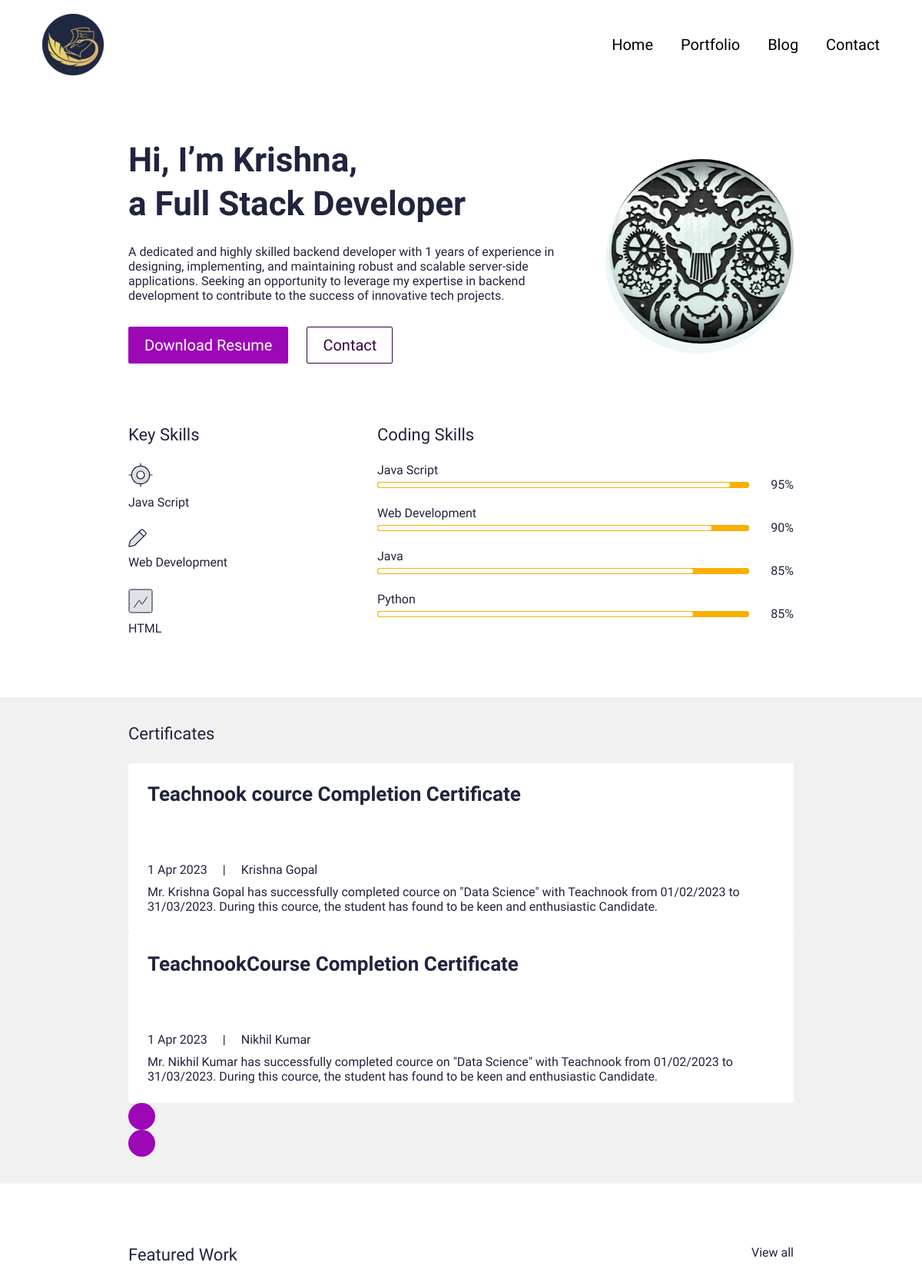
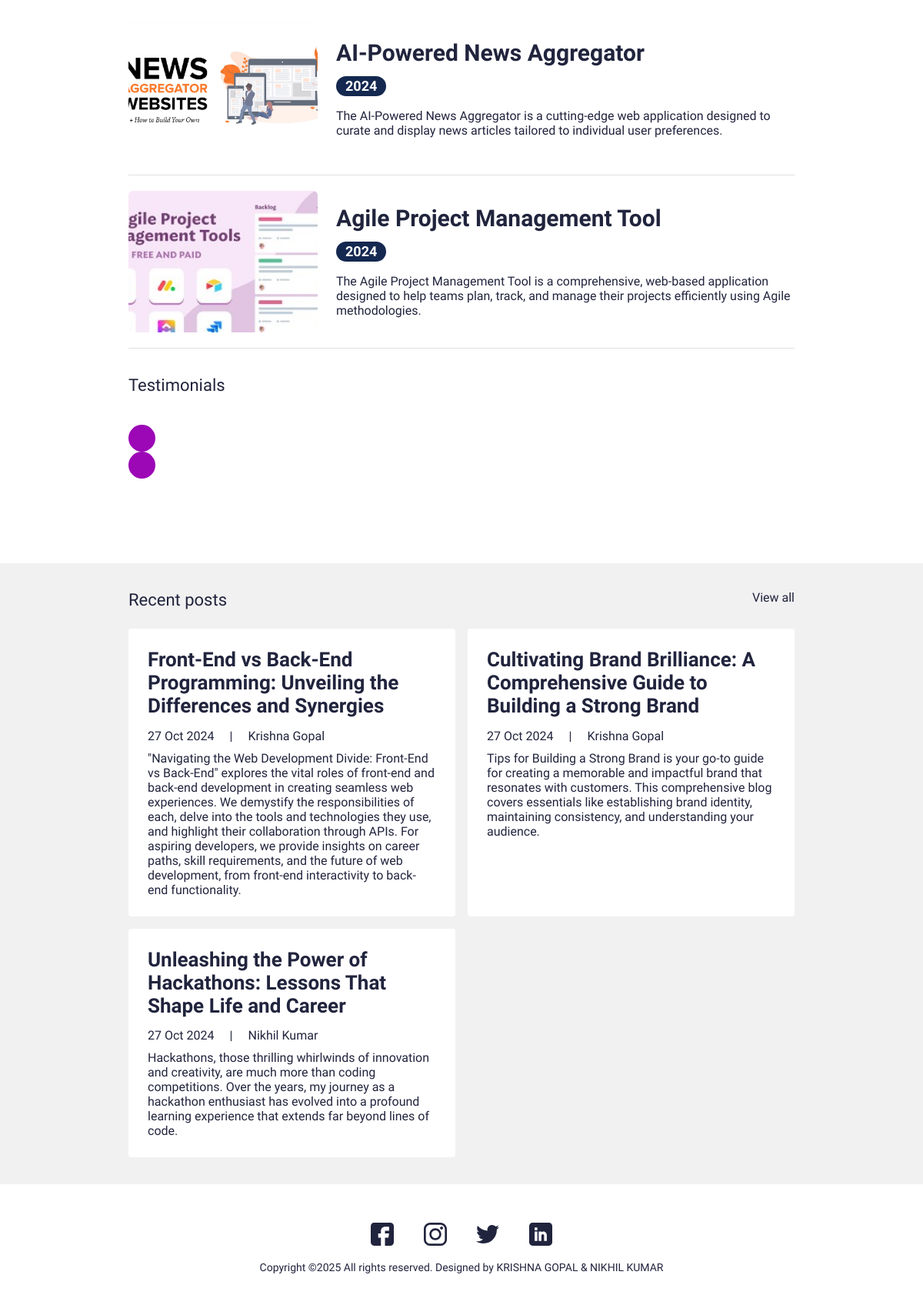
The page / on the database its author committed (2 pictures, top to bottom).
### main/models.py (models this page shows, shortened)
class UserProfile(models.Model):
    class Meta:
        verbose_name_plural = 'User Profiles'
        verbose_name = 'User Profile'
    user = models.OneToOneField(User, on_delete=models.CASCADE)
    avatar = models.ImageField(blank=True, null=True, upload_to="avatar")
    title = models.CharField(max_length=200, blank=True, null=True)
    bio = models.TextField(blank=True, null=True)
    skills = models.ManyToManyField(Skill, blank=True)
    cv = models.FileField(blank=True, null=True, upload_to="cv")

class Certificate(models.Model):
    class Meta:
        verbose_name_plural = 'Certificates'
        verbose_name = 'Certificate'
    date = models.DateTimeField(blank=True, null=True)
    name = models.CharField(max_length=50, blank=True, null=True)
    title = models.CharField(max_length=200, blank=True, null=True)
    description = models.CharField(max_length=500, blank=True, null=True)
    is_active = models.BooleanField(default=True)

class Portfolio(models.Model):
    class Meta:
        verbose_name_plural = 'Portfolio Profiles'
        verbose_name = 'Portfolio'
        ordering = ["name"]
    date = models.DateTimeField(blank=True, null=True)
    name = models.CharField(max_length=200, blank=True, null=True)
    description = models.CharField(max_length=500, blank=True, null=True)
    body = RichTextField(blank=True, null=True)
    image = models.ImageField(blank=True, null=True, upload_to="portfolio")
    slug = models.SlugField(null=True, blank=True)
    is_active = models.BooleanField(default=True)

class Blog(models.Model):
    class Meta:
        verbose_name_plural = 'Blog Profiles'
        verbose_name = 'Blog'
        ordering = ["timestamp"]
    timestamp = models.DateTimeField(auto_now_add=True)
    author = models.CharField(max_length=200, blank=True, null=True)
    name = models.CharField(max_length=200, blank=True, null=True)
    description = models.CharField(max_length=500, blank=True, null=True)
    body = RichTextField(blank=True, null=True)
    slug = models.SlugField(null=True, blank=True)
    image = models.ImageField(blank=True, null=True, upload_to="blog")
    is_active = models.BooleanField(default=True)

### main/views.py (the view)
# urls.py: path('', views.IndexView.as_view(), name="home"),
class IndexView(generic.TemplateView):
	template_name = "main/index.html"
	def get_context_data(self, **kwargs):
		context = super().get_context_data(**kwargs)
		testimonials = Testimonial.objects.filter(is_active=True)
		certificates = Certificate.objects.filter(is_active=True)
		blogs = Blog.objects.filter(is_active=True)
		portfolio = Portfolio.objects.filter(is_active=True)
		context["testimonials"] = testimonials
		context["certificates"] = certificates
		context["blogs"] = blogs
		context["portfolio"] = portfolio
		return context

### resume_app/context_processors.py (called while the page is built)
def project_context(request):
	context = {
		'me': User.objects.first(),
	}
	return context

### main/templates/main/index.html (shortened to what this page needs)
{% extends 'main/base.html' %}
{% load static %}
{% block content %}
<section>
  <div class="bannerSection">
    <div class="container">
      <div class="row g-4 g-md-3  align-items-center">
        <div class="col-md-auto order-md-last">
          <div class="bannerUserImg">
            <img src="{{me.userprofile.avatar.url}}" alt="{{me.first_name|title}} {{me.last_name|title}} avatar">
          </div>
        </div>
        <div class="col-md">
          <div class="bannerContent">
            <h1 class="xlTitle pb-3">Hi, I’m {{me.first_name|title}}, <br> a {{me.userprofile.title}} </br></h1>
            <p>{{me.userprofile.bio}}</p>
            <div class="bannerBtnCol">
              <div class="row">
                <div class="col-auto">
                  <a download href="{{me.userprofile.cv.url}}" class="btn btnPrimary">Download Resume</a>
                </div>
                <div class="col-auto">
                  <a href="{% url 'main:contact' %}" class="btn btnOutline">Contact</a>
                </div>
              </div>
            </div>
          </div>
        </div>
      </div>
    </div>
  </div>
</section>
<section>
  <div class="sectionSpace pt-0">
    <div class="container">
      <div class="row">
        <div class="col-md-auto">
          <div class="keySkillCol">
            <h4 class="smTitle pb-3">Key Skills</h4>
            <div class="keySkillCard">
              <div class="ksIconCol">
                <img src="{% static 'images/key-skill-icon-1.svg' %}" alt="...">
              </div>
              <span class="ksText">Java Script</span>
            </div>
            <div class="keySkillCard">
              <div class="ksIconCol">
                <img src="{% static 'images/key-skill-icon-2.svg' %}" alt="...">
              </div>
              <span class="ksText">Web Development</span>
            </div>
            <div class="keySkillCard">
              <div class="ksIconCol">
                <img src="{% static 'images/key-skill-icon-3.svg' %}" alt="...">
              </div>
              <span class="ksText">HTML</span>
            </div>
          </div>
        </div>
        <div class="col-md">
          <h4 class="smTitle pb-3">Coding Skills</h4>
          <div class="progressCol">
            <div class="progressCard">
              <div class="progressCol">
                <span class="progressLbl">Java Script</span>
                <div class="row g-2 align-items-center">
                  <div class="col">
                    <div class="progress progressStyle">
                      <div class="progress-bar" role="progressbar" style="width: 95%" aria-valuenow="95" aria-valuemin="0" aria-valuemax="100"></div>
                    </div>
                  </div>
                  <div class="col-auto">
                    <span class="pLbl">95%</span>
                  </div>
                </div>
              </div>
              <div class="progressCol">
                <span class="progressLbl">Web Development</span>
                <div class="row g-2 align-items-center">
                  <div class="col">
                    <div class="progress progressStyle">
                      <div class="progress-bar" role="progressbar" style="width: 90%" aria-valuenow="90" aria-valuemin="0" aria-valuemax="100"></div>
                    </div>
                  </div>
                  <div class="col-auto">
                    <span class="pLbl">90%</span>
                  </div>
                </div>
              </div>
              <div class="progressCol">
                <span class="progressLbl">Java</span>
                <div class="row g-2 align-items-center">
                  <div class="col">
                    <div class="progress progressStyle">
                      <div class="progress-bar" role="progressbar" style="width: 85%" aria-valuenow="85" aria-valuemin="0" aria-valuemax="100"></div>
                    </div>
                  </div>
                  <div class="col-auto">
                    <span class="pLbl">85%</span>
                  </div>
                </div>
              </div>
              <div class="progressCol">
                <span class="progressLbl">Python</span>
                <div class="row g-2 align-items-center">
                  <div class="col">
                    <div class="progress progressStyle">
                      <div class="progress-bar" role="progressbar" style="width: 85%" aria-valuenow="85" aria-valuemin="0" aria-valuemax="100"></div>
                    </div>
                  </div>
                  <div class="col-auto">
                    <span class="pLbl">85%</span>
                  </div>
                </div>
              </div>
            </div>
          </div>
        </div>
      </div>
    </div>
  </div>
</section>
<section>
  <div class="sectionSpaceSm lightBg">
    <div class="container">
      <div class="row pb-3">
        <div class="col">
          <h4 class="smText regular">Certificates</h4>
        </div>
      </div>
      <div class="sliderOuter">
        <div class="swiper certificatesSlider">
          <div class="swiper-wrapper">
            {% for c in certificates %}
            {% if c.is_active %}
            <div class="swiper-slide">
              <div class="cardStyle1">
                <h4 class="mdTitle cs1Title">
                  <a href="javascript:void(0)">{{c.title}}</a>
                </h4>
                <ul class="cardOptionCol">
                  <li>{{c.date.date}}</li>
                  <li>{{c.name|title}}</li>
                </ul>
                <p>{{c.description}}</p>
              </div>
            </div>
            {% endif %}
            {% endfor %}
          </div>
        </div>
        <div class="cert-swiper-button-next swiper-button-next swiperBtnStyle"></div>
        <div class="cert-swiper-button-prev swiper-button-prev swiperBtnStyle"></div>
      </div>
    </div>
  </div>
</section>
<section>
  <div class="sectionSpace">
    <div class="container">
      <div class="portfolioCol">
        <div class="row pb-3">
          <div class="col">
            <h4 class="smText regular">Featured Work</h4>
          </div>
          <div class="col-auto">
            <a href="{% url 'main:portfolios' %}" class="simpleLink">View all</a>
          </div>
        </div>
        {% for p in portfolio %}
        {% if p.is_active %}
        <div class="portfolioCard">
          <div class="row g-4 align-items-center">
            <div class="col-md-auto">
              <div class="portfolioImgCol">
                <a href="{% url 'main:portfolio' slug=p.slug %}"><img src="{{p.image.url}}" alt="..."></a>
              </div>
            </div>
            <div class="col-md">
              <div class="portfolioContentCol">
                <h4 class="lgTitle"><a href="{% url 'main:portfolio' slug=p.slug %}">{{p.name}}</a></h4>
                <ul class="portfolioOption">
                  <li><span class="dateLbl">{{p.date.year}}</span></li>
                </ul>
                <p>{{p.description}}</p>
              </div>
            </div>
          </div>
        </div>
        {% endif %}
        {% endfor %}
      </div>
      <div class="testimonialCol">
        <h4 class="smText regular d-block">Testimonials</h4>
        <div class="testimonialSlider">
          <div class="swiper testimonialSwiper">
            <div class="test-swiper-button-next swiper-button-next swiperBtnStyle"></div>
            <div class="test-swiper-button-prev swiper-button-prev swiperBtnStyle"></div>
          </div>
        </div>
      </div>
    </div>
  </div>
</section>
<section>
  <div class="sectionSpaceSm lightBg">
    <div class="container">
      <div class="row pb-3">
        <div class="col">
          <h4 class="smText regular">Recent posts</h4>
        </div>
        <div class="col-auto">
          <a href="{% url 'main:blogs' %}" class="simpleLink">View all</a>
        </div>
      </div>
      <div class="row g-3">
      {% for b in blogs %}
      {% if b.is_active %}
        <div class="col-lg-6">
          <div class="cardStyle1">
            <h4 class="mdTitle cs1Title"><a href="{% url 'main:blog' slug=b.slug %}">{{b.name}}</a></h4>
            <ul class="cardOptionCol">
              <li>{{b.timestamp.date}}</li>
              <li>{{b.author}}</li>
            </ul>
            <p>{{b.description}}</p>
          </div>
        </div>
        {% endif %}
        {% endfor %}
      </div>
    </div>
  </div>
</section>
{% endblock %}

### main/templates/main/base.html (shortened to what this page needs)
{% load static %}
<!doctype html>
<html lang="en">
  <head>
    <link href="{% static 'css/bootstrap.min.css' %}" rel="stylesheet">
    <link rel="stylesheet" href="https://unpkg.com/swiper@7.0.5/swiper-bundle.min.css">
    <link href="{% static 'css/style.css' %}" rel="stylesheet">
  </head>
  <body>
    {% include 'main/partials/nav.html' %}
    {% block content %}
    {% endblock %}
    {% include 'main/partials/footer.html' %}
  </body>
</html>

### main/templates/main/partials/nav.html (shortened to what this page needs)
{% load static %}
<header>
    <div class="headerCol">
    <div class="container-fluid">
        <div class="row align-items-center">
        <div class="col-auto">
            <div class="logoCol"><a href="{% url 'main:home' %}"><img src="{% static 'images/Logo.png' %}" alt="..."></a></div>
        </div>
        <div class="col">
            <div class="navCollapseCol">
            <div class="navCol">
                <ul>
                <li><a href="{%url 'main:home'%}">Home</a></li>
                <li><a href="{%url 'main:portfolios' %}">Portfolio</a></li>
                <li><a href="{% url 'main:blogs' %}">Blog</a></li>
                <li><a href="{%url 'main:contact'%}">Contact</a></li>
                </ul>
            </div>
            </div>
        </div>
        </div>
    </div>
    </div>
</header>

### main/templates/main/partials/footer.html
{% load static %}
<footer>
    <div class="footerCol">
    <div class="container">
        <ul class="socialCol">
        <li><a href="javascript:void(0)"><img src="{% static 'images/fb.svg' %}" alt="..."></a></li>
        <li><a href="javascript:void(0)"><img src="{% static 'images/insta.svg' %}" alt="..."></a></li>
        <li><a href="javascript:void(0)"><img src="{% static 'images/twitter.svg' %}" alt="..."></a></li>
        <li><a href="javascript:void(0)"><img src="{% static 'images/linkedin.svg' %}" alt="..."></a></li>
        </ul>
        <div class="copyrightCol">
        <p>Copyright ©{% now 'Y' %} All rights reserved. Designed by <a href="https://youtube.com" target="_blank">KRISHNA GOPAL & NIKHIL KUMAR</a></p>
        </div>
    </div>
    </div>
</footer>

### rows shown on the page
Certificate: title "Teachnook cource Completion Certificate", date "1 Apr 2023", name "Krishna Gopal", description "Mr. Krishna Gopal has successfully completed cource on \"Data Science\" with Teachnook from 01/02/2023 to 31/03/2023. During this cource, the student has found to be keen and enthusiastic Candidate."
Certificate: title "TeachnookCourse Completion Certificate", date "1 Apr 2023", name "Nikhil Kumar", description "Mr. Nikhil Kumar has successfully completed cource on \"Data Science\" with Teachnook from 01/02/2023 to 31/03/2023. During this cource, the student has found to be keen and enthusiastic Candidate."
Portfolio: image (picture), name "AI-Powered News Aggregator", date.year "2024", description "The AI-Powered News Aggregator is a cutting-edge web application designed to curate and display news articles tailored to individual user preferences."
Portfolio: image (picture), name "Agile Project Management Tool", date.year "2024", description "The Agile Project Management Tool is a comprehensive, web-based application designed to help teams plan, track, and manage their projects efficiently using Agile methodologies."
Blog: name "Front-End vs Back-End Programming: Unveiling the Differences and Synergies", timestamp "27 Oct 2024", author "Krishna Gopal", description "\"Navigating the Web Development Divide: Front-End vs Back-End\" explores the vital roles of front-end and back-end development in creating seamless web experiences. We demystify the responsibilities of each, delve into the tools and technologies they use, and highlight their collaboration through APIs. For aspiring developers, we provide insights on career paths, skill requirements, and the future of web development, from front-end interactivity to back-end functionality."
Blog: name "Cultivating Brand Brilliance: A Comprehensive Guide to Building a Strong Brand", timestamp "27 Oct 2024", author "Krishna Gopal", description "Tips for Building a Strong Brand is your go-to guide for creating a memorable and impactful brand that resonates with customers. This comprehensive blog covers essentials like establishing brand identity, maintaining consistency, and understanding your audience."
Blog: name "Unleashing the Power of Hackathons: Lessons That Shape Life and Career", timestamp "27 Oct 2024", author "Nikhil Kumar", description "Hackathons, those thrilling whirlwinds of innovation and creativity, are much more than coding competitions. Over the years, my journey as a hackathon enthusiast has evolved into a profound learning experience that extends far beyond lines of code."

### other values the page prints
{{ me.first_name|title }} "Krishna"
{{ me.userprofile.title }} "Full Stack Developer"
